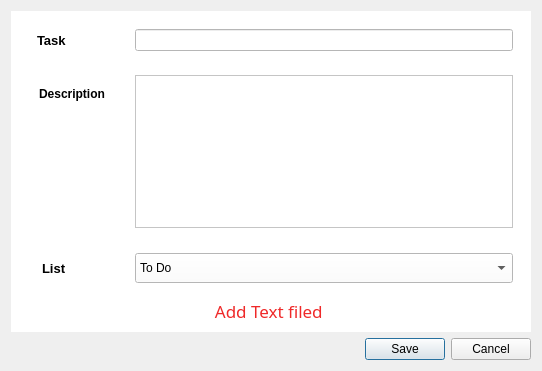
<?xml version="1.0" encoding="UTF-8"?>
<ui version="4.0">
 <class>Dialog</class>
 <widget class="QDialog" name="Dialog">
  <property name="geometry">
   <rect>
    <x>0</x>
    <y>0</y>
    <width>542</width>
    <height>371</height>
   </rect>
  </property>
  <property name="windowTitle">
   <string>Add task to project&lt;project_name&gt;</string>
  </property>
  <property name="windowIcon">
   <iconset>
    <normaloff>../resource/sgLogo.ico</normaloff>../resource/sgLogo.ico</iconset>
  </property>
  <layout class="QVBoxLayout" name="verticalLayout">
   <item>
    <widget class="QWidget" name="widget" native="true">
     <property name="styleSheet">
      <string notr="true">background-color: rgb(255, 255, 255);</string>
     </property>
     <layout class="QVBoxLayout" name="verticalLayout_2">
      <item>
       <widget class="QWidget" name="widget_2" native="true">
        <property name="sizePolicy">
         <sizepolicy hsizetype="Expanding" vsizetype="Fixed">
          <horstretch>0</horstretch>
          <verstretch>0</verstretch>
         </sizepolicy>
        </property>
        <layout class="QHBoxLayout" name="horizontalLayout">
         <item>
          <widget class="QLabel" name="label">
           <property name="sizePolicy">
            <sizepolicy hsizetype="Fixed" vsizetype="Preferred">
             <horstretch>0</horstretch>
             <verstretch>0</verstretch>
            </sizepolicy>
           </property>
           <property name="minimumSize">
            <size>
             <width>100</width>
             <height>0</height>
            </size>
           </property>
           <property name="maximumSize">
            <size>
             <width>100</width>
             <height>16777215</height>
            </size>
           </property>
           <property name="font">
            <font>
             <family>Arial</family>
             <pointsize>10</pointsize>
             <weight>75</weight>
             <bold>true</bold>
            </font>
           </property>
           <property name="styleSheet">
            <string notr="true">margin-left:5px;</string>
           </property>
           <property name="text">
            <string>Task</string>
           </property>
          </widget>
         </item>
         <item>
          <widget class="QLineEdit" name="task_txt">
           <property name="sizePolicy">
            <sizepolicy hsizetype="Expanding" vsizetype="Expanding">
             <horstretch>0</horstretch>
             <verstretch>0</verstretch>
            </sizepolicy>
           </property>
           <property name="minimumSize">
            <size>
             <width>0</width>
             <height>0</height>
            </size>
           </property>
          </widget>
         </item>
        </layout>
       </widget>
      </item>
      <item>
       <widget class="QWidget" name="widget_3" native="true">
        <layout class="QHBoxLayout" name="horizontalLayout_2">
         <item>
          <widget class="QWidget" name="widget_5" native="true">
           <property name="sizePolicy">
            <sizepolicy hsizetype="Fixed" vsizetype="Preferred">
             <horstretch>0</horstretch>
             <verstretch>0</verstretch>
            </sizepolicy>
           </property>
           <property name="minimumSize">
            <size>
             <width>100</width>
             <height>0</height>
            </size>
           </property>
           <property name="maximumSize">
            <size>
             <width>100</width>
             <height>16777215</height>
            </size>
           </property>
           <widget class="QLabel" name="label_2">
            <property name="geometry">
             <rect>
              <x>10</x>
              <y>10</y>
              <width>82</width>
              <height>18</height>
             </rect>
            </property>
            <property name="sizePolicy">
             <sizepolicy hsizetype="Preferred" vsizetype="Fixed">
              <horstretch>0</horstretch>
              <verstretch>0</verstretch>
             </sizepolicy>
            </property>
            <property name="font">
             <font>
              <family>Arial</family>
              <pointsize>9</pointsize>
              <weight>75</weight>
              <bold>true</bold>
             </font>
            </property>
            <property name="text">
             <string>Description</string>
            </property>
           </widget>
          </widget>
         </item>
         <item>
          <widget class="QTextEdit" name="textedit">
           <property name="sizePolicy">
            <sizepolicy hsizetype="Expanding" vsizetype="Expanding">
             <horstretch>0</horstretch>
             <verstretch>0</verstretch>
            </sizepolicy>
           </property>
          </widget>
         </item>
        </layout>
       </widget>
      </item>
      <item>
       <widget class="QWidget" name="widget_4" native="true">
        <property name="sizePolicy">
         <sizepolicy hsizetype="Expanding" vsizetype="Fixed">
          <horstretch>0</horstretch>
          <verstretch>0</verstretch>
         </sizepolicy>
        </property>
        <property name="minimumSize">
         <size>
          <width>0</width>
          <height>50</height>
         </size>
        </property>
        <property name="maximumSize">
         <size>
          <width>16777215</width>
          <height>50</height>
         </size>
        </property>
        <layout class="QHBoxLayout" name="horizontalLayout_3">
         <item>
          <widget class="QLabel" name="label_3">
           <property name="sizePolicy">
            <sizepolicy hsizetype="Fixed" vsizetype="Preferred">
             <horstretch>0</horstretch>
             <verstretch>0</verstretch>
            </sizepolicy>
           </property>
           <property name="minimumSize">
            <size>
             <width>100</width>
             <height>0</height>
            </size>
           </property>
           <property name="maximumSize">
            <size>
             <width>100</width>
             <height>16777215</height>
            </size>
           </property>
           <property name="font">
            <font>
             <family>Arial</family>
             <pointsize>10</pointsize>
             <weight>75</weight>
             <bold>true</bold>
            </font>
           </property>
           <property name="styleSheet">
            <string notr="true">margin-left:10px;</string>
           </property>
           <property name="text">
            <string>List</string>
           </property>
          </widget>
         </item>
         <item>
          <widget class="QComboBox" name="list">
           <property name="sizePolicy">
            <sizepolicy hsizetype="Expanding" vsizetype="Fixed">
             <horstretch>0</horstretch>
             <verstretch>0</verstretch>
            </sizepolicy>
           </property>
           <property name="minimumSize">
            <size>
             <width>0</width>
             <height>30</height>
            </size>
           </property>
           <property name="maximumSize">
            <size>
             <width>16777215</width>
             <height>30</height>
            </size>
           </property>
           <item>
            <property name="text">
             <string>To Do</string>
            </property>
           </item>
           <item>
            <property name="text">
             <string>In progress</string>
            </property>
           </item>
           <item>
            <property name="text">
             <string>Completed</string>
            </property>
           </item>
          </widget>
         </item>
        </layout>
       </widget>
      </item>
      <item>
       <widget class="QLabel" name="label_4">
        <property name="font">
         <font>
          <family>Courier 10 Pitch</family>
          <pointsize>13</pointsize>
         </font>
        </property>
        <property name="styleSheet">
         <string notr="true">color: rgb(239, 41, 41);</string>
        </property>
        <property name="text">
         <string>Add Text filed </string>
        </property>
        <property name="alignment">
         <set>Qt::AlignCenter</set>
        </property>
       </widget>
      </item>
     </layout>
    </widget>
   </item>
   <item>
    <widget class="QDialogButtonBox" name="buttonBox">
     <property name="orientation">
      <enum>Qt::Horizontal</enum>
     </property>
     <property name="standardButtons">
      <set>QDialogButtonBox::Cancel|QDialogButtonBox::Save</set>
     </property>
    </widget>
   </item>
  </layout>
 </widget>
 <resources/>
 <connections>
  <connection>
   <sender>buttonBox</sender>
   <signal>accepted()</signal>
   <receiver>Dialog</receiver>
   <slot>accept()</slot>
   <hints>
    <hint type="sourcelabel">
     <x>248</x>
     <y>254</y>
    </hint>
    <hint type="destinationlabel">
     <x>157</x>
     <y>274</y>
    </hint>
   </hints>
  </connection>
  <connection>
   <sender>buttonBox</sender>
   <signal>rejected()</signal>
   <receiver>Dialog</receiver>
   <slot>reject()</slot>
   <hints>
    <hint type="sourcelabel">
     <x>316</x>
     <y>260</y>
    </hint>
    <hint type="destinationlabel">
     <x>286</x>
     <y>274</y>
    </hint>
   </hints>
  </connection>
 </connections>
</ui>
